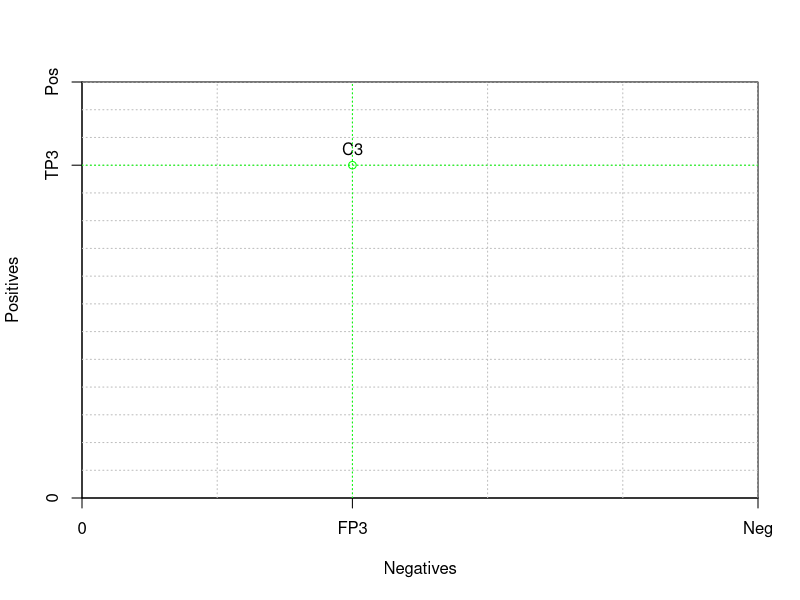

This figure's R source:
## ---- chunk 1

h <- 750 
w <- 250 
grid.step <- 50

TP3 <- 600
FP3 <- 100


plot( c(0,w), c(0,h), 
     xaxs = "i",yaxs = "i",
     xaxt = 'n', yaxt = 'n',
     type = "n",
     xlab = "Negatives", ylab = "Positives")

axis(2,c(0,TP3,h),labels=c('0','TP3','Pos'))
axis(1,c(0,FP3,w),labels=c('0','FP3','Neg'))

gx <- grid.step
while (gx <= w) {
  abline(v = gx, col="gray", lty="dotted")
  gx <- gx + grid.step
}
gy <- grid.step
while (gy <= h) {
  abline(h = gy, col="gray", lty="dotted")
  gy <- gy + grid.step
}

col3 <- "green"
points( FP3, TP3, col=col3, type="o")
text( FP3, TP3, "C3", pos=3)
abline(h=TP3, v=FP3, col=col3, lty="dotted")

